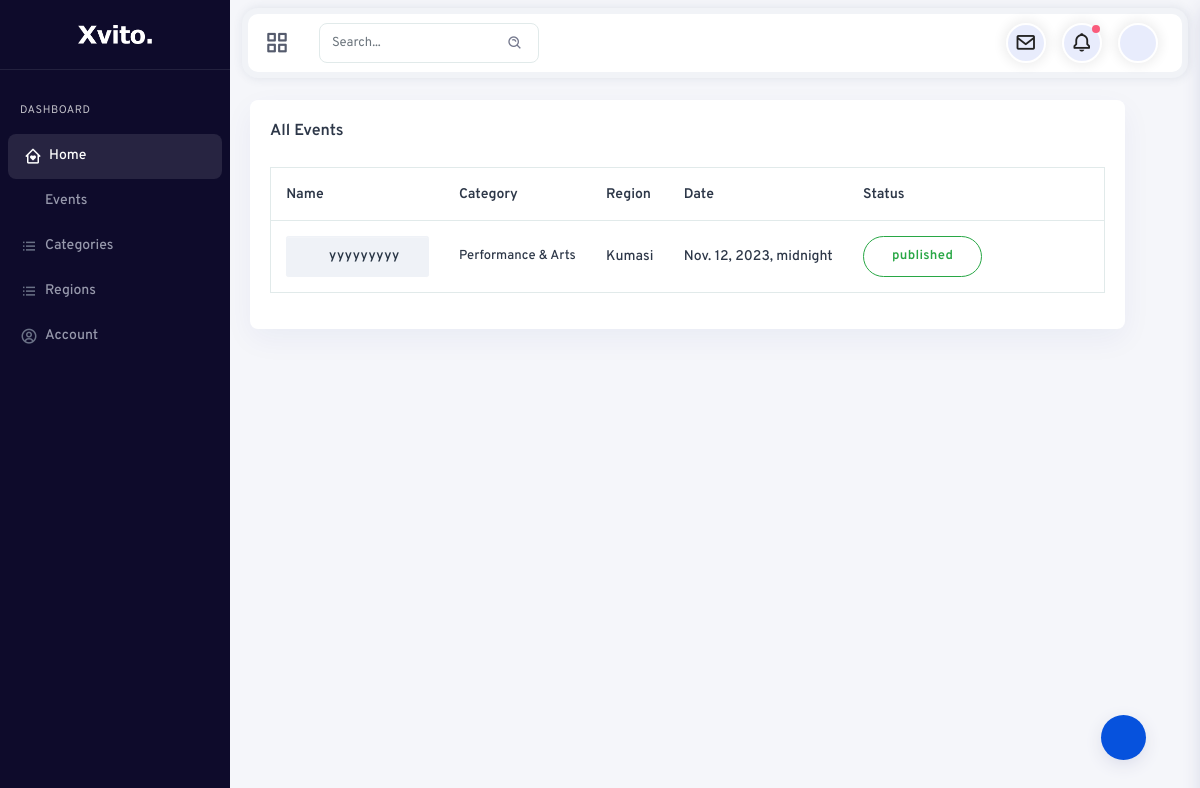
The app's page /events_backend/all_events/ (signed in), older data.
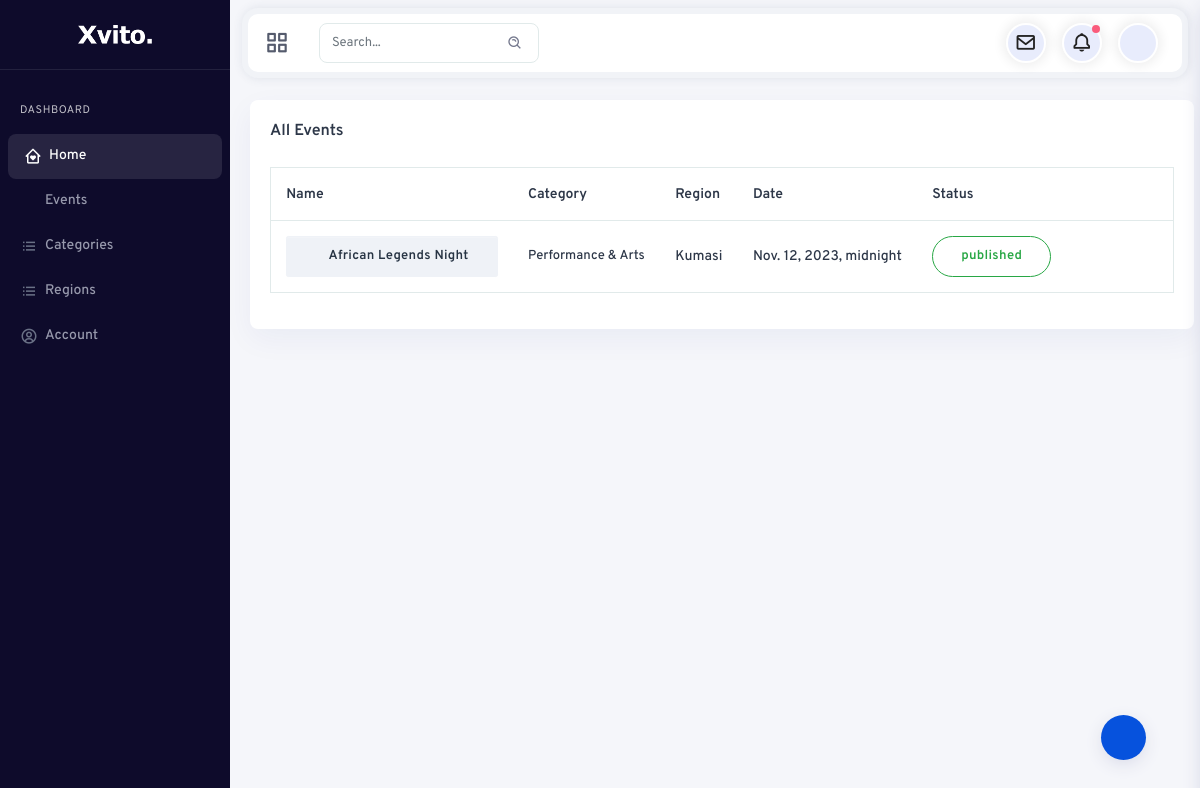
The same page, newer data.
### events_app/models.py (models this page shows, shortened)
class Event(models.Model):
    STATUS_CHOICES = (
        ('draft', 'Draft'),
        ('published', 'Published'),
        ('canceled', 'Canceled'),
        ('featured', 'featured'),
    )
    title = models.CharField(max_length=200)
    description = models.TextField()
    location = models.CharField(max_length=200)
    date = models.DateTimeField()
    registration_required = models.BooleanField(default=False)
    registration_link = models.URLField(blank=True, null=True)
    category = models.ForeignKey(EventCategory, on_delete=models.SET_NULL, null=True)
    Region = models.ForeignKey(EventRegion, on_delete=models.SET_NULL, null=True)
    image = models.ImageField(upload_to='event_images/', null=True, blank=True)
    status = models.CharField(max_length=10, choices=STATUS_CHOICES, default='draft')
    user = models.ForeignKey(User, on_delete=models.CASCADE, default=1)
    group = models.ForeignKey(Group, on_delete=models.SET_NULL, null=True, default=1)

class EventCategory(models.Model):
    name = models.CharField(max_length=100)
    def __str__(self):
        return self.name

class EventRegion(models.Model):
    name = models.CharField(max_length=100)
    def __str__(self):
        return self.name

### events_backend/views.py (the view)
# urls.py: path('all_events/', AllEvents.as_view(), name='view-events'),
class AllEvents(LoginRequiredMixin, ListView):
    model = Event
    template_name = 'events_backend/all_events.html'
    context_object_name = 'events'
    paginate_by = 10
    def get_queryset(self):
        return Event.objects.filter(user=self.request.user).order_by('-date')

### events_backend/templates/events_backend/all_events.html
{% extends 'events_backend/backend_base.html' %}
{% load static %}
{% block content %}
  <div class="main-panel">
    <div class="content-wrapper">
      <div class="container-fluid">
        <div class="row">
          <div class="row">
            <div class="col-12 box-margin">
              <div class="card">
                <div class="card-body">
                  <h6 class="card-title">All Events</h6>
                  <div class="table-responsive">
                    <table class="table table-nowrap">
                      <thead>
                        <tr>
                          <th>Name</th>
                          <th>Category</th>
                          <th>Region</th>
                          <th>Date</th>
                          <th>Status</th>
                          <th></th>
                        </tr>
                      </thead>
                      <tbody>
                        {% for event in events %}
                        <tr>
                          <th scope="row">
                            <button type="button" class="btn btn-sm btn-secondary btn-icon rounded-pill">
                              <a href="{% url 'event-detail' event.pk %}" style="text-decoration: none; color: inherit;">
                                  <span class="btn-inner--icon"><i class="fa fa-book"></i></span>
                                  <span class="btn-inner--text">{{ event.title }}</span>
                              </a>
                          </button>
                          </th>
                          <td class="order">
                            <span class="d-block font-13">{{ event.category }}</span>
                          </td>
                          <td>
                            <span class="client">{{ event.Region }}</span>
                          </td>
                          <td>{{ event.date }}</td>
                          <td>
                            <div class="d-flex align-items-center">
                              <button type="button" class="btn btn-rounded btn-outline-success">
                                <span class="btn-inner--text">{{ event.status }}</span>
                              </button>
                              <div class="actions ml-3">
                                <a href="{% url 'backend:update-event' pk=event.pk %}" class="action-item mr-2"
                                  data-bs-toggle="tooltip" title="" data-original-title="Edit">
                                  <i class="fa fa-pencil"></i>
                                </a>
                                <a href="{% url 'backend:event-delete' pk=event.pk %}" class="action-item mr-2" data-bs-toggle="tooltip" title=""
                                  data-original-title="Archive">
                                  <i class="fa fa-archive"></i>
                                </a>
                              </div>
                            </div>
                          </td>
                        </tr>
                        {% endfor %}
                      </tbody>
                    </table>
                  </div>
                </div>
              </div>
            </div>
          </div>
        </div>
      </div>
    </div>
  </div>
{% endblock %}

Row changes from the older to the newer data that the page shows:
changed Event "published": title "yyyyyyyyy" → "African Legends Night"
